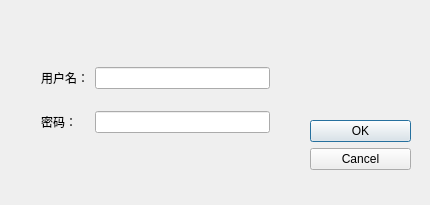
<?xml version="1.0" encoding="UTF-8"?>
<ui version="4.0">
 <class>qtproject_login_new</class>
 <widget class="QDialog" name="qtproject_login_new">
  <property name="geometry">
   <rect>
    <x>0</x>
    <y>0</y>
    <width>430</width>
    <height>205</height>
   </rect>
  </property>
  <property name="windowTitle">
   <string>qtproject_login_new</string>
  </property>
  <widget class="QDialogButtonBox" name="buttonBox">
   <property name="geometry">
    <rect>
     <x>310</x>
     <y>120</y>
     <width>101</width>
     <height>71</height>
    </rect>
   </property>
   <property name="orientation">
    <enum>Qt::Vertical</enum>
   </property>
   <property name="standardButtons">
    <set>QDialogButtonBox::Cancel|QDialogButtonBox::Ok</set>
   </property>
  </widget>
  <widget class="QWidget" name="layoutWidget">
   <property name="geometry">
    <rect>
     <x>30</x>
     <y>40</y>
     <width>251</width>
     <height>121</height>
    </rect>
   </property>
   <layout class="QGridLayout" name="gridLayout">
    <item row="0" column="0">
     <widget class="QLabel" name="label">
      <property name="text">
       <string>用户名：</string>
      </property>
     </widget>
    </item>
    <item row="0" column="1">
     <widget class="QLineEdit" name="lineEdit1">
      <property name="maxLength">
       <number>20</number>
      </property>
     </widget>
    </item>
    <item row="1" column="0">
     <widget class="QLabel" name="label_2">
      <property name="text">
       <string>密码：</string>
      </property>
     </widget>
    </item>
    <item row="1" column="1">
     <widget class="QLineEdit" name="lineEdit2">
      <property name="maxLength">
       <number>20</number>
      </property>
      <property name="echoMode">
       <enum>QLineEdit::Password</enum>
      </property>
     </widget>
    </item>
   </layout>
  </widget>
 </widget>
 <layoutdefault spacing="6" margin="11"/>
 <resources/>
 <connections>
  <connection>
   <sender>buttonBox</sender>
   <signal>rejected()</signal>
   <receiver>qtproject_login_new</receiver>
   <slot>close()</slot>
   <hints>
    <hint type="sourcelabel">
     <x>340</x>
     <y>162</y>
    </hint>
    <hint type="destinationlabel">
     <x>420</x>
     <y>169</y>
    </hint>
   </hints>
  </connection>
  <connection>
   <sender>buttonBox</sender>
   <signal>accepted()</signal>
   <receiver>qtproject_login_new</receiver>
   <slot>slot_accept()</slot>
   <hints>
    <hint type="sourcelabel">
     <x>365</x>
     <y>124</y>
    </hint>
    <hint type="destinationlabel">
     <x>417</x>
     <y>100</y>
    </hint>
   </hints>
  </connection>
 </connections>
 <slots>
  <slot>slot_accept()</slot>
 </slots>
</ui>
